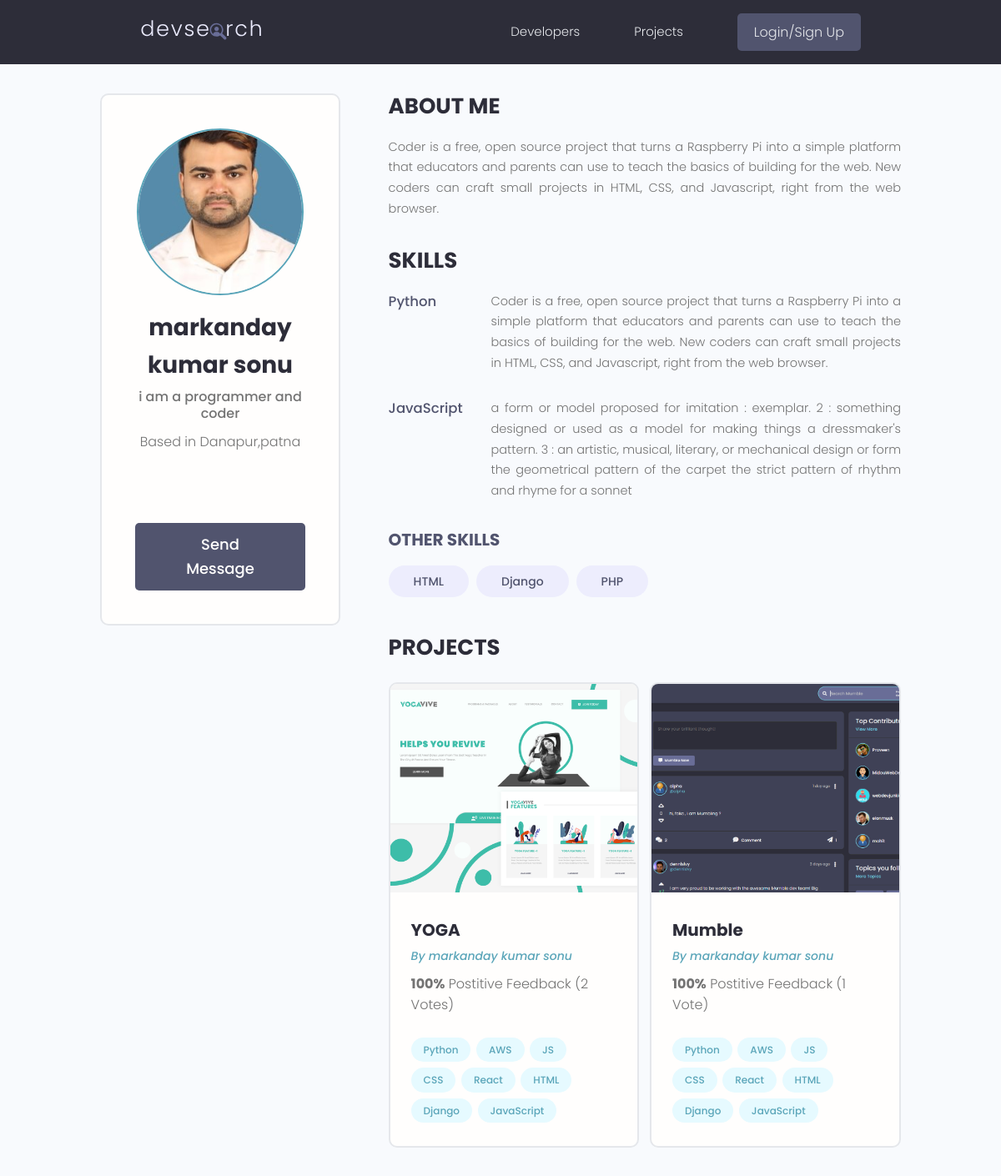
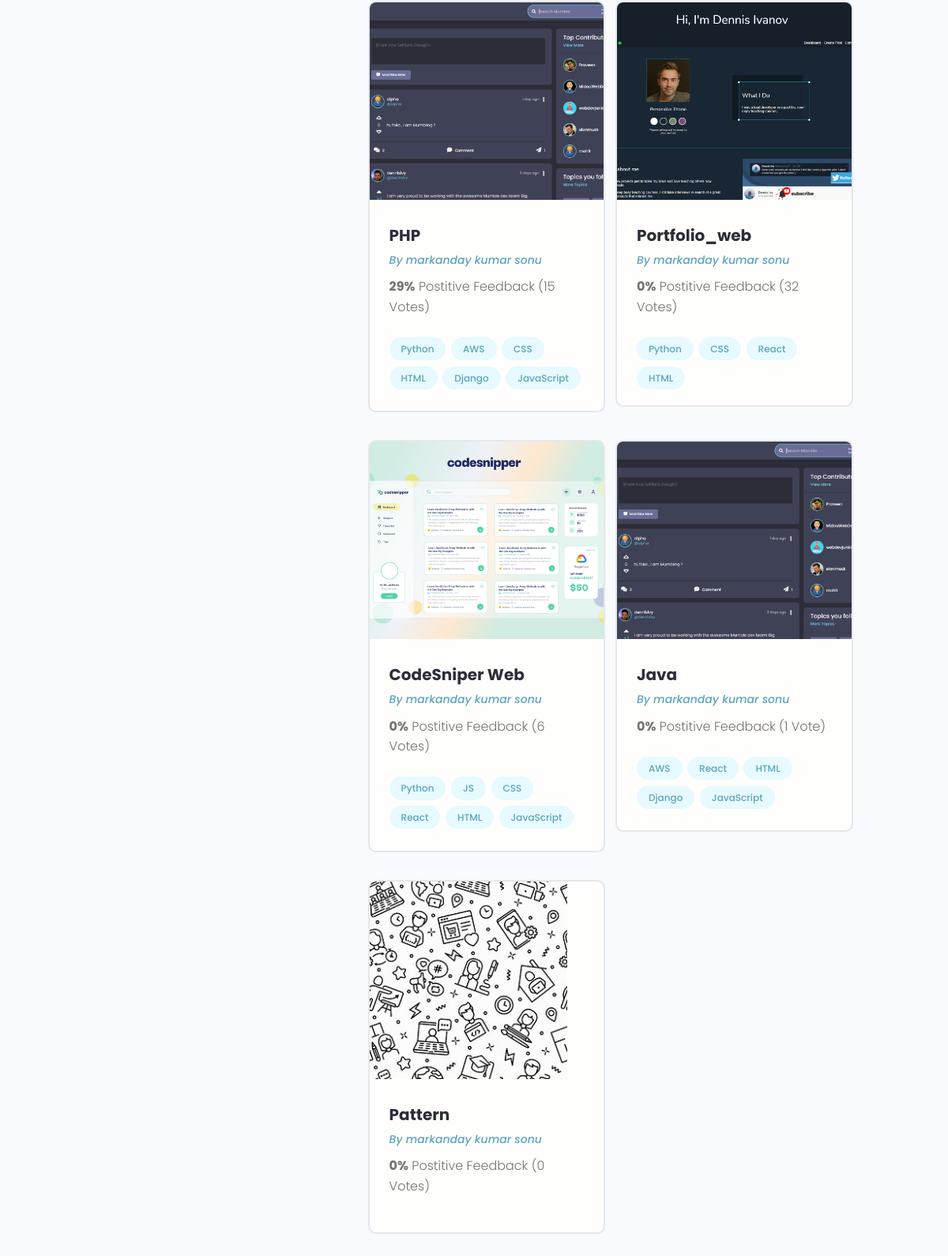
/profile/45a3462a57fe4dbc9abe00e89f92af92/, run on the app's committed database (2 pictures, top to bottom).
### users/models.py (models this page shows, shortened)
class Profile(models.Model):
    user = models.OneToOneField(
        User, on_delete=models.CASCADE, null=True, blank=True)
    name = models.CharField(max_length=200, blank=True, null=True)
    email = models.EmailField(max_length=500, blank=True, null=True)
    username = models.CharField(max_length=200, blank=True, null=True)
    location = models.CharField(max_length=200, blank=True, null=True)
    short_intro = models.CharField(max_length=200, blank=True, null=True)
    bio = models.TextField(blank=True, null=True)
    profile_image = models.ImageField(
        null=True, blank=True, upload_to='profiles/', default="profiles/user-default.png")
    social_github = models.CharField(max_length=200, blank=True, null=True)
    social_twitter = models.CharField(max_length=200, blank=True, null=True)
    social_linkedin = models.CharField(max_length=200, blank=True, null=True)
    social_youtube = models.CharField(max_length=200, blank=True, null=True)
    social_website = models.CharField(max_length=200, blank=True, null=True)
    created = models.DateTimeField(auto_now_add=True)
    id = models.UUIDField(default=uuid.uuid4, unique=True,
                          primary_key=True, editable=False)
    class Meta:
        ordering = ['created']
    @property
    def imageURL(self):
        try:
            url = self.profile_image.url
        except:
            url = ''
        return url

class Skill(models.Model):
    owner = models.ForeignKey(
        Profile, on_delete=models.CASCADE, null=True, blank=True)
    name = models.CharField(max_length=200, blank=True, null=True)
    description = models.TextField(null=True, blank=True)
    created = models.DateTimeField(auto_now_add=True)
    id = models.UUIDField(default=uuid.uuid4, unique=True,
                          primary_key=True, editable=False)
    def __str__(self):
        return str(self.name)

### projects/models.py (models this page shows, shortened)
class Project(models.Model):
    owner = models.ForeignKey(
        Profile, null=True, blank=True, on_delete=models.CASCADE)
    title = models.CharField(max_length=200)
    description = models.TextField(null=True, blank=True)
    featured_image = models.ImageField(
        null=True, blank=True, default="default.jpg")
    demo_link = models.CharField(max_length=2000, null=True, blank=True)
    source_link = models.CharField(max_length=2000, null=True, blank=True)
    tags = models.ManyToManyField('Tag', blank=True)
    vote_total = models.IntegerField(default=0, null=True, blank=True)
    vote_ratio = models.IntegerField(default=0, null=True, blank=True)
    created = models.DateTimeField(auto_now_add=True)
    id = models.UUIDField(default=uuid.uuid4, unique=True,
                          primary_key=True, editable=False)
    class Meta:
        ordering = ['-vote_ratio', '-vote_total', 'title']
    @property
    def imageURL(self):
        try:
            url = self.featured_image.url
        except:
            url = ''
        return url

class Tag(models.Model):
    name = models.CharField(max_length=200)
    created = models.DateTimeField(auto_now_add=True)
    id = models.UUIDField(default=uuid.uuid4, unique=True,
                          primary_key=True, editable=False)
    def __str__(self):
        return self.name

### users/views.py (the view)
# urls.py: path('profile/<str:pk>/', views.userProfile, name="user-profile"),
def userProfile(request, pk):
    profile = Profile.objects.get(id=pk)
    topSkills = profile.skill_set.exclude(description__exact="")
    otherSkills = profile.skill_set.filter(description="")
    context = {'profile': profile, 'topSkills': topSkills,
               "otherSkills": otherSkills}
    return render(request, 'users/user-profile.html', context)

### users/templates/users/user-profile.html (shortened to what this page needs)
{% extends 'main.html' %}
{% block content %}
<main class="profile my-md">
    <div class="container">
        <div class="layout">
            <div class="column column--1of3">
                <div class="card text-center">
                    <div class="card__body dev">
                        <img class="avatar avatar--xl" src="{{ profile.imageURL }}" />
                        <h2 class="dev__name">{{profile.name}}</h2>
                        <p class="dev__title">{{profile.short_intro}}</p>
                        <p class="dev__location">Based in {{profile.location}}</p>
                        <ul class="dev__social">
                        </ul>
                        {% if request.user.profile.id != profile.id %}
                        <a href="{% url 'create-message' profile.id %}" class="btn btn--sub btn--lg">Send Message </a>
                        {% endif %}
                    </div>
                </div>
            </div>
            <div class="column column--2of3">
                <div class="devInfo">
                    <h3 class="devInfo__title">About Me</h3>
                    <p class="devInfo__about">{{profile.bio}}</p>
                </div>
                <div class="devInfo">
                    <h3 class="devInfo__title">Skills</h3>
                    <div class="devInfo__skills">
                        {% for skill in topSkills %}
                        <div class="devSkill">
                            <h4 class="devSkill__title">{{skill.name}}</h4>
                            <p class="devSkill__info">{{skill.description}}</p>
                        </div>
                        {% endfor %}
                        <h3 class="devInfo__subtitle">Other Skills</h3>
                        <div class="devInfo__otherSkills">
                            {% for skill in otherSkills %}
                            <span class="tag tag--pill tag--sub tag--lg">
                                <small>{{skill}}</small>
                            </span>
                            {% endfor %}
                        </div>
                    </div>
                </div>
                <div class="devInfo">
                    <h3 class="devInfo__title">Projects</h3>
                    <div class="grid grid--two">
                        {% for project in profile.project_set.all %}
                        <div class="column">
                            <div class="card project">
                                <a href="{% url 'project' project.id %}" class="project">
                                    <img class="project__thumbnail" src="{{project.imageURL}}"
                                        alt="project thumbnail" />
                                    <div class="card__body">
                                        <h3 class="project__title">{{project.title}}</h3>
                                        <p><a class="project__author"
                                                href="{% url 'user-profile' project.owner.id %}">By
                                                {{project.owner.name}}</a>
                                        </p>
                                        <p class="project--rating">
                                            <span style="font-weight: bold;">{{project.vote_ratio}}%</span> Postitive
                                            Feedback ({{project.vote_total}} Vote{{project.vote_total|pluralize:"s"}})
                                        </p>
                                        <div class="project__tags">
                                            {% for tag in project.tags.all %}
                                            <span class="tag tag--pill tag--main">
                                                <small>{{tag}}</small>
                                            </span>
                                            {% endfor %}
                                        </div>
                                    </div>
                                </a>
                            </div>
                        </div>
                        {% endfor %}
                    </div>
                </div>
            </div>
        </div>
    </div>
</main>
{% endblock content %}

### static/styles/app.css (style rules this page uses)
:root { --color-sub: #2d2d39; }
.btn--sub { background-color: var(--color-sub-light); }
.card { border: 2px solid var(--color-light); }
img { width: 100%; }
.profile .card > .dev { padding: 4rem; }
.dev__name { color: var(--color-sub); font-size: 2.8rem; font-weight: 700; margin-top: 1rem; margin-bottom: 0.5rem; }
.dev__title { font-size: 1.6rem; font-weight: 500; line-height: 1.3; }
.dev__location { margin-top: 1rem; }
.dev__social { margin: 3rem 0; list-style: none; display: flex; justify-content: center; gap: 1.5rem; }
.devInfo { margin-bottom: 3rem; }
.devInfo__title, .devInfo__subtitle { font-size: 2.6rem; color: var(--color-sub); text-transform: uppercase; font-weight: 700; margin-bottom: 1.5rem; }
.devInfo__subtitle { font-size: 2rem; color: var(--color-sub-light); }
.devInfo__about, .devSkill__info { font-size: 1.45rem; line-height: 1.7; text-align: justify; }
.devSkill { margin-bottom: 3rem; }
.devSkill__title { font-size: 1.65rem; font-weight: 500; color: var(--color-sub-light); }
@media screen and (min-width: 700px) { .devSkill { display: flex; justify-content: space-between; gap: 3rem; } }
@media screen and (min-width: 700px) { .devSkill__info { flex-basis: 80%; } }
.project__author { font-size: 1.4rem; font-style: italic; }
.project--rating { margin-bottom: 1.6em; margin-top: .5em; }
.project__thumbnail { height: 25rem; object-fit: cover; object-position: top center; }
.project__title { font-size: 2rem; font-weight: 700; color: var(--color-sub); }

### static/uikit/styles/modules/_variables.css (style rules this page uses)
:root { --color-main: #5aa5b9; --color-main-light: #e6faff; --color-sub: #3f4156; --color-sub-light: #51546e; --color-sub-lighter: #ededfd; --color-text: #737373; --color-gray: #8b8b8b; --color-light: #e5e7eb; --color-light-gray: #767676; --color-bg: #f8fafd; --color-white: #fffefd; --color-white-light: #f3f3f3; --color-success: #359e64; --color-success-bg: #def8e8; --color-error: #fc4b0b; --color-error-bg: #fff2ee; --font-base: 'Poppins', arial, helvetica, 'Segoe UI', roboto, ubuntu, sans-serif; --font-monospace: 'Fira Code', 'Courier New', courier, monospace; --font-regular: 300; --font-medium: 500; --font-bold: 700; --generic-shadow: 1px 1px 5px #00000010; --generic-transition: all 0.3s ease-in-out; }

### static/uikit/styles/modules/_base.css (style rules this page uses)
* { margin: 0; padding: 0; box-sizing: border-box; text-rendering: optimizeLegibility; color: inherit; font-size: inherit; }
html { font-size: 50%; }
@media only screen and (min-width: 480px) { html { font-size: 56.25%; } }
@media only screen and (min-width: 1200px) { html { font-size: 62.5%; } }
body { line-height: 1.6; font-weight: 400; font-size: 1.5rem; color: var(--color-text); background-color: var(--color-bg); min-height: 100vh; }

### static/uikit/styles/modules/_typography.css (style rules this page uses)
* { font-family: var(--font-base); }
h2 { font-size: 3.6rem; font-weight: var(--font-bold); }
h3 { font-size: 3.2rem; font-weight: var(--font-medium); }
h4 { font-size: 2.8rem; font-weight: var(--font-medium); }
p, span, strong { font-size: 1.6rem; color: var(--color-text); font-weight: var(--font-regular); }
a { padding-bottom: 2px; text-decoration: none; display: inline-block; color: var(--color-main); font-weight: var(--font-medium); }

### static/uikit/styles/modules/_utilities.css (style rules this page uses)
.container { width: 92%; max-width: 165rem; margin: 0 auto; box-sizing: border-box; }
@media screen and (min-width: 1000px) { .container { width: 90%; } }
@media screen and (min-width: 1200px) { .container { width: 80%; } }
.text-center { text-align: center; }
.my-md { margin: 3rem auto; }

### static/uikit/styles/modules/_avatar.css (style rules this page uses)
.avatar { border-radius: 50%; border: 2px solid var(--color-main); object-fit: cover; }
.avatar--xl { height: 20rem; width: 20rem; }

### static/uikit/styles/modules/_button.css (style rules this page uses)
.btn { display: inline-block; position: relative; cursor: pointer; background-color: var(--color-light); font-weight: var(--font-medium); color: var(--color-sub); text-decoration: none; padding: 1rem 2rem; border-radius: 0.5rem; border: none; width: -webkit-fit-content; width: -moz-fit-content; width: fit-content; height: -webkit-fit-content; height: -moz-fit-content; height: fit-content; font-size: 1.6rem; outline-width: 0; outline-color: transparent; -webkit-backface-visibility: hidden; backface-visibility: hidden; transition: all 0.3s ease-in-out; }
.btn--sub { background-color: var(--color-sub); color: var(--color-white); }
.btn--lg { font-size: 1.8rem; padding: 1.2rem 4.5rem; }

### static/uikit/styles/modules/_card.css (style rules this page uses)
.card { border-radius: 1rem; background-color: var(--color-white); border: 1.5px solid var(--color-light); width: auto; height: auto; margin-top: 0.5rem; margin-bottom: 0.5rem; overflow: hidden; }
.card__body, .card__header { padding: 2rem 2.5rem; }

### data on the page
Profile: imageURL (picture), name "markanday kumar sonu", short_intro "i am a programmer and coder", location "Danapur,patna", bio "Coder is a free, open source project that turns a Raspberry Pi into a simple platform that educators and parents can use to teach the basics of building for the web. New coders can craft small projects in HTML, CSS, and Javascript, right from the web browser."
Skill: name "Python", description "Coder is a free, open source project that turns a Raspberry Pi into a simple platform that educators and parents can use to teach the basics of building for the web. New coders can craft small projects in HTML, CSS, and Javascript, right from the web browser."
Skill: name "JavaScript", description "a form or model proposed for imitation : exemplar. 2 : something designed or used as a model for making things a dressmaker's pattern. 3 : an artistic, musical, literary, or mechanical design or form the geometrical pattern of the carpet the strict pattern of rhythm and rhyme for a sonnet"
Skill: name "HTML"
Skill: name "Django"
Skill: name "PHP"
Project: imageURL (picture), title "YOGA", owner.name "markanday kumar sonu", vote_ratio "100", vote_total "2"
Tag: name "Python"
Tag: name "AWS"
Tag: name "JS"
Tag: name "CSS"
Tag: name "React"
Tag: name "HTML"
Tag: name "Django"
Tag: name "JavaScript"
Project: imageURL (picture), title "Mumble", owner.name "markanday kumar sonu", vote_ratio "100", vote_total "1"
Project: imageURL (picture), title "PHP", owner.name "markanday kumar sonu", vote_ratio "29", vote_total "15"
Project: imageURL (picture), title "Portfolio_web", owner.name "markanday kumar sonu", vote_ratio "0", vote_total "32"
Project: imageURL (picture), title "CodeSniper Web", owner.name "markanday kumar sonu", vote_ratio "0", vote_total "6"
Project: imageURL (picture), title "Java", owner.name "markanday kumar sonu", vote_ratio "0", vote_total "1"
Project: imageURL (picture), title "Pattern", owner.name "markanday kumar sonu", vote_ratio "0", vote_total "0"
